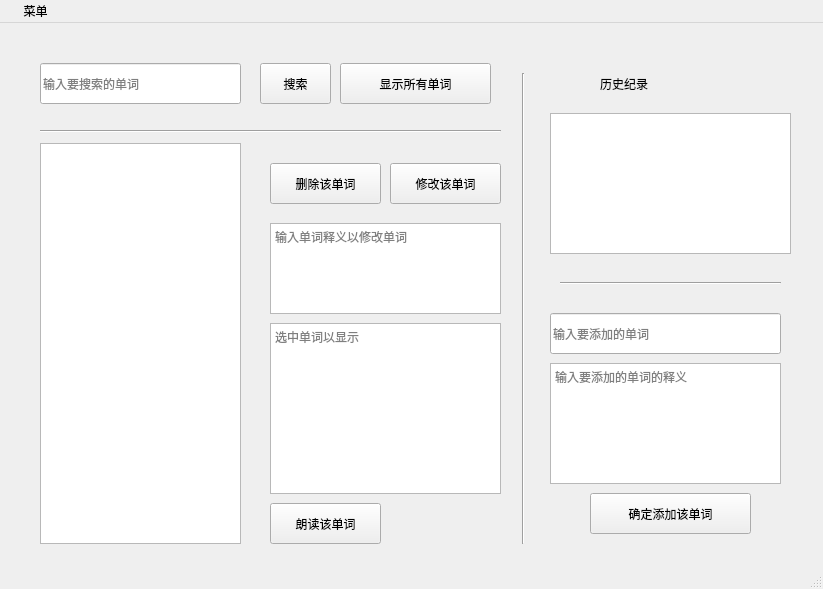
<?xml version="1.0" encoding="UTF-8"?>
<ui version="4.0">
 <class>MainWindow</class>
 <widget class="QMainWindow" name="MainWindow">
  <property name="geometry">
   <rect>
    <x>0</x>
    <y>0</y>
    <width>823</width>
    <height>589</height>
   </rect>
  </property>
  <property name="windowTitle">
   <string>电子辞典</string>
  </property>
  <widget class="QWidget" name="centralWidget">
   <widget class="QLineEdit" name="le_input">
    <property name="geometry">
     <rect>
      <x>40</x>
      <y>40</y>
      <width>201</width>
      <height>41</height>
     </rect>
    </property>
    <property name="styleSheet">
     <string notr="true">font: 12pt &quot;楷体&quot;;</string>
    </property>
    <property name="placeholderText">
     <string>输入要搜索的单词</string>
    </property>
   </widget>
   <widget class="QListWidget" name="listWidget">
    <property name="geometry">
     <rect>
      <x>40</x>
      <y>120</y>
      <width>201</width>
      <height>401</height>
     </rect>
    </property>
    <property name="styleSheet">
     <string notr="true">font: 10pt &quot;楷体&quot;;</string>
    </property>
   </widget>
   <widget class="QPushButton" name="btn_search">
    <property name="geometry">
     <rect>
      <x>260</x>
      <y>40</y>
      <width>71</width>
      <height>41</height>
     </rect>
    </property>
    <property name="styleSheet">
     <string notr="true">font: 12pt &quot;楷体&quot;;</string>
    </property>
    <property name="text">
     <string>搜索</string>
    </property>
   </widget>
   <widget class="QTextBrowser" name="textBrowser">
    <property name="geometry">
     <rect>
      <x>270</x>
      <y>300</y>
      <width>231</width>
      <height>171</height>
     </rect>
    </property>
    <property name="styleSheet">
     <string notr="true">font: 18pt &quot;楷体&quot;;</string>
    </property>
    <property name="placeholderText">
     <string>选中单词以显示</string>
    </property>
   </widget>
   <widget class="QPushButton" name="btn_delete">
    <property name="geometry">
     <rect>
      <x>270</x>
      <y>140</y>
      <width>111</width>
      <height>41</height>
     </rect>
    </property>
    <property name="styleSheet">
     <string notr="true">font: 12pt &quot;楷体&quot;;</string>
    </property>
    <property name="text">
     <string>删除该单词</string>
    </property>
   </widget>
   <widget class="QPushButton" name="btn_alter">
    <property name="geometry">
     <rect>
      <x>390</x>
      <y>140</y>
      <width>111</width>
      <height>41</height>
     </rect>
    </property>
    <property name="styleSheet">
     <string notr="true">font: 12pt &quot;楷体&quot;;</string>
    </property>
    <property name="text">
     <string>修改该单词</string>
    </property>
   </widget>
   <widget class="QTextEdit" name="te_alter">
    <property name="geometry">
     <rect>
      <x>270</x>
      <y>200</y>
      <width>231</width>
      <height>91</height>
     </rect>
    </property>
    <property name="styleSheet">
     <string notr="true">font: 12pt &quot;楷体&quot;;</string>
    </property>
    <property name="placeholderText">
     <string>输入单词释义以修改单词</string>
    </property>
   </widget>
   <widget class="Line" name="line">
    <property name="geometry">
     <rect>
      <x>513</x>
      <y>50</y>
      <width>20</width>
      <height>471</height>
     </rect>
    </property>
    <property name="orientation">
     <enum>Qt::Vertical</enum>
    </property>
   </widget>
   <widget class="QLineEdit" name="le_add">
    <property name="geometry">
     <rect>
      <x>550</x>
      <y>290</y>
      <width>231</width>
      <height>41</height>
     </rect>
    </property>
    <property name="styleSheet">
     <string notr="true">font: 12pt &quot;楷体&quot;;</string>
    </property>
    <property name="placeholderText">
     <string>输入要添加的单词</string>
    </property>
   </widget>
   <widget class="QTextEdit" name="te_add">
    <property name="geometry">
     <rect>
      <x>550</x>
      <y>340</y>
      <width>231</width>
      <height>121</height>
     </rect>
    </property>
    <property name="styleSheet">
     <string notr="true">font: 12pt &quot;楷体&quot;;</string>
    </property>
    <property name="placeholderText">
     <string>输入要添加的单词的释义</string>
    </property>
   </widget>
   <widget class="Line" name="line_2">
    <property name="geometry">
     <rect>
      <x>40</x>
      <y>100</y>
      <width>461</width>
      <height>16</height>
     </rect>
    </property>
    <property name="orientation">
     <enum>Qt::Horizontal</enum>
    </property>
   </widget>
   <widget class="QPushButton" name="btn_all">
    <property name="geometry">
     <rect>
      <x>340</x>
      <y>40</y>
      <width>151</width>
      <height>41</height>
     </rect>
    </property>
    <property name="styleSheet">
     <string notr="true">font: 12pt &quot;楷体&quot;;</string>
    </property>
    <property name="text">
     <string>显示所有单词</string>
    </property>
   </widget>
   <widget class="Line" name="line_3">
    <property name="geometry">
     <rect>
      <x>560</x>
      <y>250</y>
      <width>221</width>
      <height>20</height>
     </rect>
    </property>
    <property name="orientation">
     <enum>Qt::Horizontal</enum>
    </property>
   </widget>
   <widget class="QLabel" name="label_2">
    <property name="geometry">
     <rect>
      <x>600</x>
      <y>40</y>
      <width>131</width>
      <height>41</height>
     </rect>
    </property>
    <property name="styleSheet">
     <string notr="true">font: 16pt &quot;楷体&quot;;</string>
    </property>
    <property name="text">
     <string>历史纪录</string>
    </property>
   </widget>
   <widget class="QListWidget" name="lw_history">
    <property name="geometry">
     <rect>
      <x>550</x>
      <y>90</y>
      <width>241</width>
      <height>141</height>
     </rect>
    </property>
   </widget>
   <widget class="QPushButton" name="btn_add">
    <property name="geometry">
     <rect>
      <x>590</x>
      <y>470</y>
      <width>161</width>
      <height>41</height>
     </rect>
    </property>
    <property name="styleSheet">
     <string notr="true">font: 12pt &quot;楷体&quot;;</string>
    </property>
    <property name="text">
     <string>确定添加该单词</string>
    </property>
   </widget>
   <widget class="QPushButton" name="btn_audio">
    <property name="geometry">
     <rect>
      <x>270</x>
      <y>480</y>
      <width>111</width>
      <height>41</height>
     </rect>
    </property>
    <property name="styleSheet">
     <string notr="true">font: 12pt &quot;楷体&quot;;</string>
    </property>
    <property name="text">
     <string>朗读该单词</string>
    </property>
   </widget>
  </widget>
  <widget class="QMenuBar" name="menuBar">
   <property name="geometry">
    <rect>
     <x>0</x>
     <y>0</y>
     <width>823</width>
     <height>26</height>
    </rect>
   </property>
   <widget class="QMenu" name="menu">
    <property name="title">
     <string>    菜单    </string>
    </property>
    <addaction name="action"/>
    <addaction name="action_2"/>
   </widget>
   <addaction name="menu"/>
  </widget>
  <widget class="QStatusBar" name="statusBar"/>
  <action name="action">
   <property name="text">
    <string>导入</string>
   </property>
  </action>
  <action name="action_2">
   <property name="text">
    <string>导出</string>
   </property>
  </action>
 </widget>
 <layoutdefault spacing="6" margin="11"/>
 <resources/>
 <connections/>
</ui>
